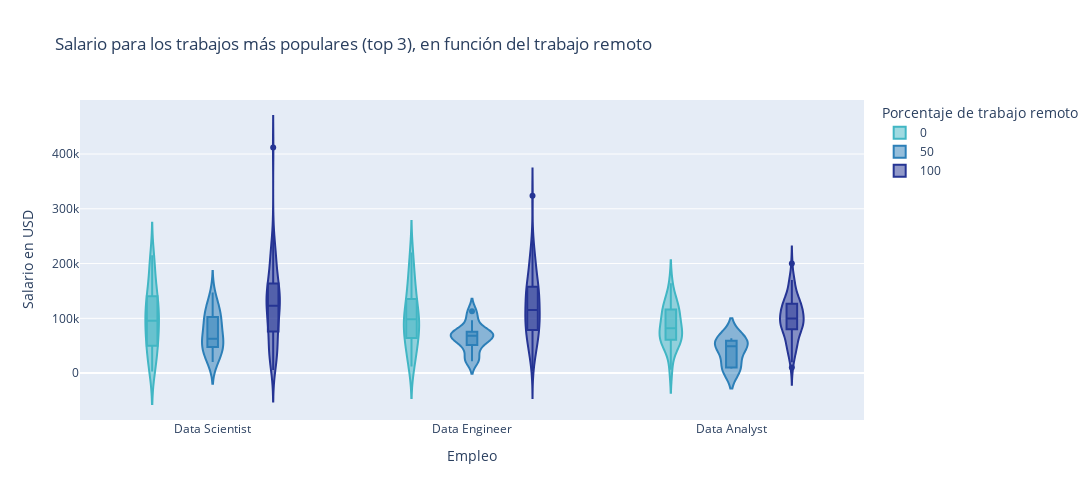

Notebook cell for this chart:
### Code cell
fig = px.violin(data5,
                x="job_title" ,
                y="salary_in_usd",
                color="remote_ratio",
                title="Salario para los trabajos más populares (top 3), en función del trabajo remoto",
                labels = {'remote_ratio': 'Porcentaje de trabajo remoto','job_title': 'Empleo', 'salary_in_usd': 'Salario en USD'},
                box=True,
                category_orders={'job_title':['Data Scientist','Data Engineer','Data Analyst']},
                 color_discrete_sequence=("#41b6c4","#2c7fb8","#253494"),
                width=1100, height=500,
                )
fig.show()

### Figure 1 — Plotly figure (JSON) as saved in the notebook; plotly's stock layout.template omitted (floating-point values rounded to 4 significant figures; data arrays with more than 128 entries replaced by an {"elided": "..."} marker saying what was removed)
{"data": [{"alignmentgroup": "True", "box": {"visible": true}, "hovertemplate": "Porcentaje de trabajo remoto=0<br>Empleo=%{x}<br>Salario en USD=%{y}<extra></extra>", "legendgroup": "0", "marker": {"color": "#41b6c4"}, "name": "0", "offsetgroup": "0", "orientation": "v", "scalegroup": "True", "showlegend": true, "type": "violin", "x": ["Data Scientist", "Data Scientist", "Data Engineer", "Data Scientist", "Data Analyst", "Data Scientist", "Data Scientist", "Data Scientist", "Data Scientist", "Data Scientist", "Data Analyst", "Data Analyst", "Data Analyst", "Data Scientist", "Data Scientist", "Data Engineer", "Data Scientist", "Data Analyst", "Data Analyst", "Data Analyst", "Data Engineer", "Data Scientist", "Data Engineer", "Data Scientist", "Data Engineer", "Data Engineer", "Data Scientist", "Data Engineer", "Data Engineer", "Data Engineer", "Data Scientist", "Data Scientist", "Data Scientist", "Data Analyst", "Data Scientist", "Data Engineer", "Data Analyst", "Data Scientist", "Data Engineer", "Data Scientist", "Data Engineer", "Data Scientist", "Data Engineer", "Data Engineer", "Data Engineer", "Data Analyst", "Data Engineer", "Data Engineer", "Data Scientist", "Data Analyst", "Data Analyst", "Data Engineer", "Data Engineer", "Data Analyst", "Data Analyst", "Data Analyst", "Data Scientist", "Data Analyst", "Data Scientist", "Data Engineer", "Data Scientist", "Data Scientist", "Data Scientist", "Data Scientist", "Data Scientist", "Data Engineer", "Data Analyst", "Data Scientist", "Data Engineer", "Data Scientist", "Data Scientist", "Data Scientist", "Data Analyst", "Data Engineer", "Data Scientist", "Data Engineer", "Data Engineer", "Data Analyst", "Data Scientist", "Data Scientist", "Data Scientist", "Data Scientist", "Data Analyst", "Data Engineer", "Data Analyst", "Data Engineer", "Data Scientist"], "x0": " ", "xaxis": "x", "y": [79833, 130000, 54000, 90000, 65438, 100000, 9466, 117789, 104702, 122346, 99000, 106260, 126500, 65438, 39263, 78526, 73000, 62000, 75000, 116000, 181940, 140400, 70500, 135000, 99100, 206699, 33808, 12103, 20000, 165000, 12901, 205300, 102100, 75000, 205300, 26005, 85000, 140400, 93150, 2859, 111775, 141300, 132320, 52351, 160080, 164000, 220110, 117789, 140400, 115934, 81666, 82900, 98158, 58000, 132000, 67000, 80000, 52000, 180000, 63900, 39916, 40481, 51321, 71982, 45807, 33511, 58000, 4000, 65438, 91237, 91614, 49268, 6072, 108800, 95550, 113000, 78526, 129000, 183228, 215300, 120000, 180000, 45807, 160000, 99000, 136000, 150000], "y0": " ", "yaxis": "y"}, {"alignmentgroup": "True", "box": {"visible": true}, "hovertemplate": "Porcentaje de trabajo remoto=50<br>Empleo=%{x}<br>Salario en USD=%{y}<extra></extra>", "legendgroup": "50", "marker": {"color": "#2c7fb8"}, "name": "50", "offsetgroup": "50", "orientation": "v", "scalegroup": "True", "showlegend": true, "type": "violin", "x": ["Data Engineer", "Data Scientist", "Data Scientist", "Data Scientist", "Data Analyst", "Data Engineer", "Data Scientist", "Data Engineer", "Data Scientist", "Data Engineer", "Data Scientist", "Data Scientist", "Data Engineer", "Data Scientist", "Data Scientist", "Data Scientist", "Data Scientist", "Data Scientist", "Data Scientist", "Data Scientist", "Data Engineer", "Data Scientist", "Data Analyst", "Data Scientist", "Data Engineer", "Data Scientist", "Data Engineer", "Data Scientist", "Data Engineer", "Data Analyst", "Data Scientist", "Data Analyst", "Data Scientist", "Data Scientist", "Data Analyst", "Data Scientist", "Data Scientist", "Data Scientist", "Data Engineer", "Data Analyst", "Data Scientist", "Data Engineer", "Data Engineer"], "x0": " ", "xaxis": "x", "y": [72212, 100000, 36643, 109000, 63831, 21637, 115000, 54957, 86703, 65013, 77684, 58000, 96282, 20171, 130000, 42197, 21669, 53192, 62726, 29751, 28369, 62726, 59102, 120000, 112872, 49646, 70139, 90734, 76833, 51519, 147000, 10354, 88654, 35735, 8000, 56256, 90734, 116914, 47899, 46759, 61467, 74130, 66022], "y0": " ", "yaxis": "y"}, {"alignmentgroup": "True", "box": {"visible": true}, "hovertemplate": "Porcentaje de trabajo remoto=100<br>Empleo=%{x}<br>Salario en USD=%{y}<extra></extra>", "legendgroup": "100", "marker": {"color": "#253494"}, "name": "100", "offsetgroup": "100", "orientation": "v", "scalegroup": "True", "showlegend": true, "type": "violin", "x": {"elided": "242 str values"}, "x0": " ", "xaxis": "x", "y": {"elided": "242 int values"}, "y0": " ", "yaxis": "y"}], "layout": {"height": 500, "legend": {"title": {"text": "Porcentaje de trabajo remoto"}, "tracegroupgap": 0}, "title": {"text": "Salario para los trabajos más populares (top 3), en función del trabajo remoto"}, "violinmode": "group", "width": 1100, "xaxis": {"anchor": "y", "categoryarray": ["Data Scientist", "Data Engineer", "Data Analyst"], "categoryorder": "array", "domain": [0, 1], "title": {"text": "Empleo"}}, "yaxis": {"anchor": "x", "domain": [0, 1], "title": {"text": "Salario en USD"}}}}
